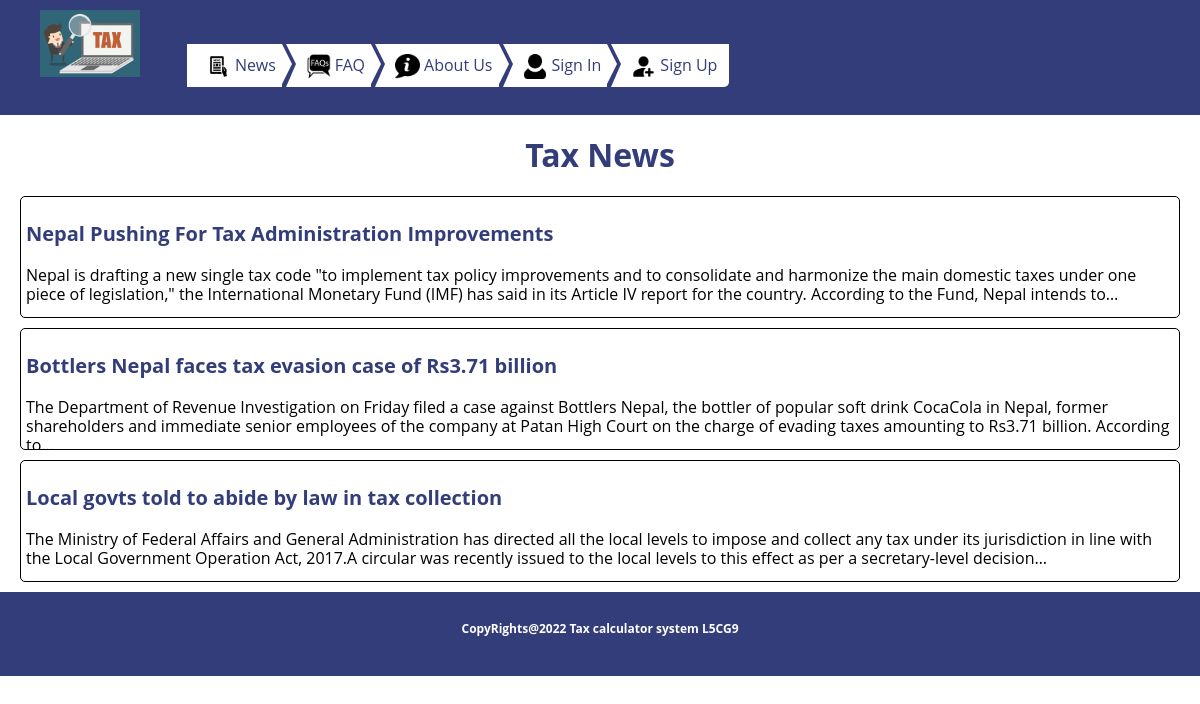
Page /news/ on the committed database.
### final/models.py (models this page shows, shortened)
class Post(models.Model): # creating class for news to store in database
    title = models.CharField(max_length=100)
    content = models.TextField()

### final/views.py (the view)
# urls.py: path('news/', BlogListView.as_view(), name='news'),
class BlogListView(ListView): #making class for news page
    model = Post
    template_name = 'news.html'

### templates/news.html (shortened to what this page needs)
{% extends 'base.html' %}
{% load static %}
{% block content %}
<body>
  <div id="wrapper">
    <main id="main">
      <div class="container-news">
        <section class="section-news">
          <h1>Tax News</h1>
          <div class="news-container">
            {% for post in object_list %}
            <div class="description">
              <artcle class="articles">
                <div class="heading">
                  <h3>{{ post.title }}</h3>
                  <div class="desc-visible">
                    <p>{{ post.content| truncatechars:300 }}</p>
                    <a class="show-more" href="{% url 'inside-news' post.id %}">View Full Coverage</a>
                  </div>
                </div>
              </artcle>
            </div>
            {% endfor %}
          </div>
    </main>
  </div>
</body>
{% endblock content %}

### static/css/style.css (style rules this page uses)
a:link { text-decoration: none; }
body { margin: 0; }
body { color: #012c5c; background: #fff; font: 16px/1.1875 "Open Sans", "Helvetica Neue", Helvetica, sans-serif; min-width: 320px; -webkit-font-smoothing: antialiased; -moz-osx-font-smoothing: grayscale; }
main { display: block; }
h1 { font-size: 2em; margin: 0.67em 0; }
a { background-color: transparent; }
h3 { font-size: 20px; color: #333d79ff; }
.container-news { display: flex; flex-wrap: wrap; width: 100%; max-width: 1170px; margin: 0 auto; }
.container-news > * { flex-grow: 1; flex-basis: 1 1 40%; }
.section-news h1 { text-align: center; color: #333d79ff; }
.articles { padding: 5px; margin: 10px 5px; display: flex; height: 110px; overflow: hidden; color: #000; transition: 0.6s; border-radius: 5px; border: 1px solid black; }
.show-more { padding: 5px; border-radius: 5px; cursor: pointer; color: #333d79ff; }

### rows in the picture
Post: title "Nepal Pushing For Tax Administration Improvements", content "Nepal is drafting a new single tax code \"to implement tax policy improvements and to consolidate and harmonize the main domestic taxes under one piece of legislation,\" the International Monetary Fund (IMF) has said in its Article IV report for the country. According to the Fund, Nepal intends to…"
Post: title "Bottlers Nepal faces tax evasion case of Rs3.71 billion", content "The Department of Revenue Investigation on Friday filed a case against Bottlers Nepal, the bottler of popular soft drink CocaCola in Nepal, former shareholders and immediate senior employees of the company at Patan High Court on the charge of evading taxes amounting to Rs3.71 billion. According…"
Post: title "Local govts told to abide by law in tax collection", content "The Ministry of Federal Affairs and General Administration has directed all the local levels to impose and collect any tax under its jurisdiction in line with the Local Government Operation Act, 2017.A circular was recently issued to the local levels to this effect as per a secretary-level decision…"
